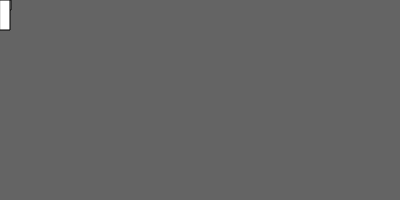
Frame 1 (no input)
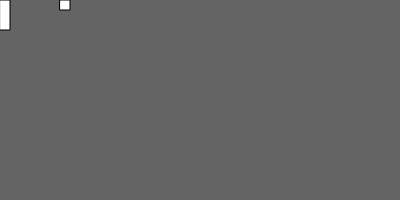
Frame 60 (no input)
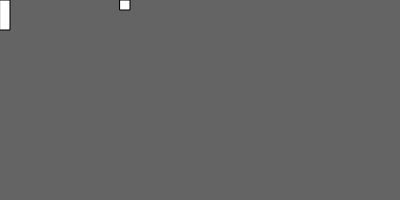
Frame 120 (the mouse pressed at the canvas centre since frame 60)

The p5.js sketch that drew these frames (run headless with seeded random() and noise() and a simulated clock; from frame 60 on, the mouse is pressed at the canvas centre):

// p5.js sketch
// ── sketch.js
var position = 0;
var vector = 1;



function setup() {
  createCanvas(400, 200)
}

function draw() {
  background(100)

  position = position + vector;
  if (position == 390 || position == 0) {
    vector = -vector;
  }
  rect(position, 0, 10, 10)

  rect(0, 0, 10, 30)
}
